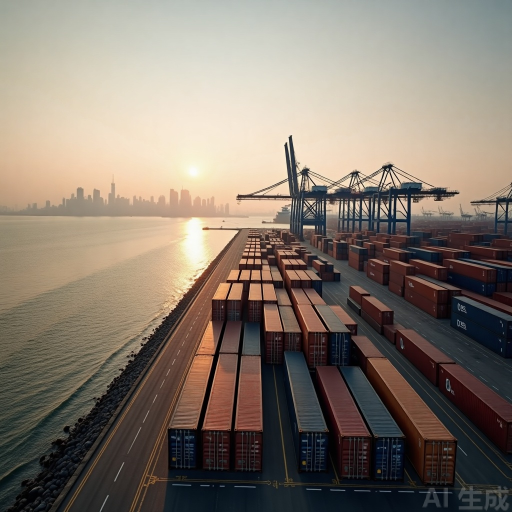
#> input picture assets/images/library/seed-fin-001.png, 1024 x 1024 px (shown at 1/2 size)
$ python -i image_eval.py   (imports and definitions only)
#> lines starting #> are read from the running program, lines starting #| are printed output that depends on the picture
#!/usr/bin/env python3
# -*- coding: utf-8 -*-
"""
image_eval.py —— 配图质量评测器（把"好不好"变成可判定的数字）
=============================================================

原名 t2i_eval.py。2026-10-24 起改名：文生图（开源大模型）方案已放弃，
但**配图质量标准没有变**——现在用它来检查新配图流程的产物：
文章页原图（assets/images/origin/）、网络意象图（assets/images/stock/）、
代码生成图（assets/images/gen/）。

能自动判定的（只要 pillow，本机实测已装）：
  1. 尺寸     ：是否 1200×1200（文档 §3 要求方图）
  2. 体积     ：是否 ≤1.5MB
  3. 废图检测 ：灰度标准差过低 → 判定"疑似纯色/空白图"
  4. 清晰度代理：边缘能量过低 → 判定"疑似模糊"（无参考画质指标，只做粗筛）
  5. 可复现   ：同 id 两次生成是否字节一致

可选（装了才算，没装会明确跳过、不假装通过）：
  6. OCR 文字检测（--ocr，需要 pytesseract 或 paddleocr）
  7. CLIP 图文契合度（--clip，需要 torch + transformers）

用法：
  python tools/image_eval.py --dir assets/images/gen
  python tools/image_eval.py --dir assets/images/gen --csv .data/image_eval.csv
  python tools/image_eval.py --selftest      # 自检：造两张图验证判定逻辑（必跑）
"""

import argparse
import csv
import hashlib
import os
import statistics
import sys
import tempfile

try:
    from PIL import Image, ImageFilter
except ImportError:
    print("缺少 pillow，请先 pip install pillow", file=sys.stderr)
    sys.exit(1)


def analyze(path, expect_size=1200, max_bytes=1572864, min_std=8.0, min_edge=2.0):
    """分析一张图，返回 dict（含 pass 判定与失败原因）"""
#> called with expect_size = 1200, max_bytes = 1572864, min_std = 8, min_edge = 2
    res = {
        "file": os.path.basename(path),
        "bytes": os.path.getsize(path),
        "size": "",
        "gray_std": 0.0,
        "edge": 0.0,
        "pass": False,
        "reason": "",
    }
    reasons = []

    try:
        img = Image.open(path)
#> img is the input picture: PIL image 1024x1024 RGB; mean R, G, B 131.2, 120.1, 108.8
        img.load()
    except Exception as e:
        res["reason"] = "打不开：%s" % e
        return res

    res["size"] = "%dx%d" % img.size
    if img.size != (expect_size, expect_size):
        reasons.append("尺寸 %s≠%d×%d" % (res["size"], expect_size, expect_size))

    if res["bytes"] > max_bytes:
        reasons.append("体积 %.1fMB>%.1fMB" % (res["bytes"] / 1048576, max_bytes / 1048576))

    gray = img.convert("L")
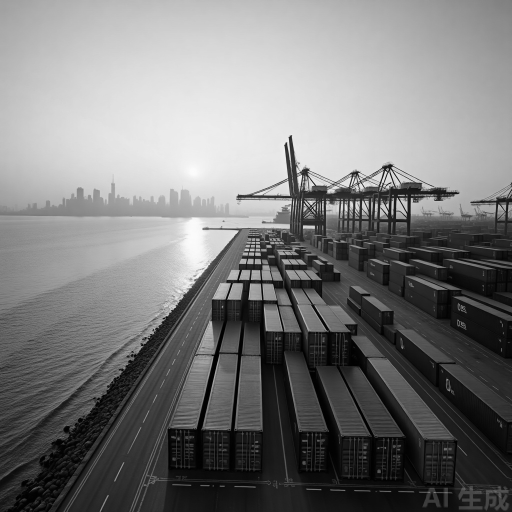
#> gray: PIL image 1024x1024 L (shown at 1/2 size); min 0, max 253, mean 122.1
    small = gray.resize((128, 128))
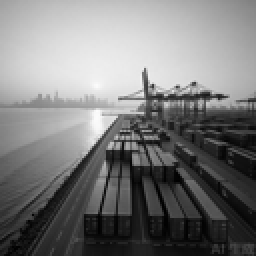
#> small: PIL image 128x128 L (shown 2 times larger); min 0, max 252, mean 122.1
    # 用 tobytes() 而不是 getdata()：后者在 Pillow 13 已标记弃用（2027 年移除）
    pixels = list(small.tobytes())
#> pixels = 16384 values, max 252 at index 7088, min 0 at index 11608, mean 122.1
    std = statistics.pstdev(pixels)
#> std = 76.5
    res["gray_std"] = round(std, 2)
    if std < min_std:
        reasons.append("疑似纯色/空白（灰度标准差 %.1f<%.1f）" % (std, min_std))

    edge_bytes = list(small.filter(ImageFilter.FIND_EDGES).tobytes())
#> edge_bytes = 16384 values, max 255 at index 4423, min 0 at index 129, mean 23.84
    edge = sum(edge_bytes) / len(edge_bytes)
#> edge = 23.84
    res["edge"] = round(edge, 2)
    if edge < min_edge:
        reasons.append("疑似模糊（边缘能量 %.1f<%.1f）" % (edge, min_edge))

    res["pass"] = not reasons
    res["reason"] = "；".join(reasons) if reasons else "合格"
    return res


# [96 lines left out: functions file_sha1, selftest, main, not called in this run]


# [2 lines not run here, left out]

>>> result = analyze('../assets/images/library/seed-fin-001.png')
#> result = {'file': 'seed-fin-001.png', 'bytes': 308809, 'size': '1024x1024', 'gray_std': 76.5, 'edge': 23.84, 'pass': False, 'reason': '尺寸 1024x1024≠1200×1200'}
